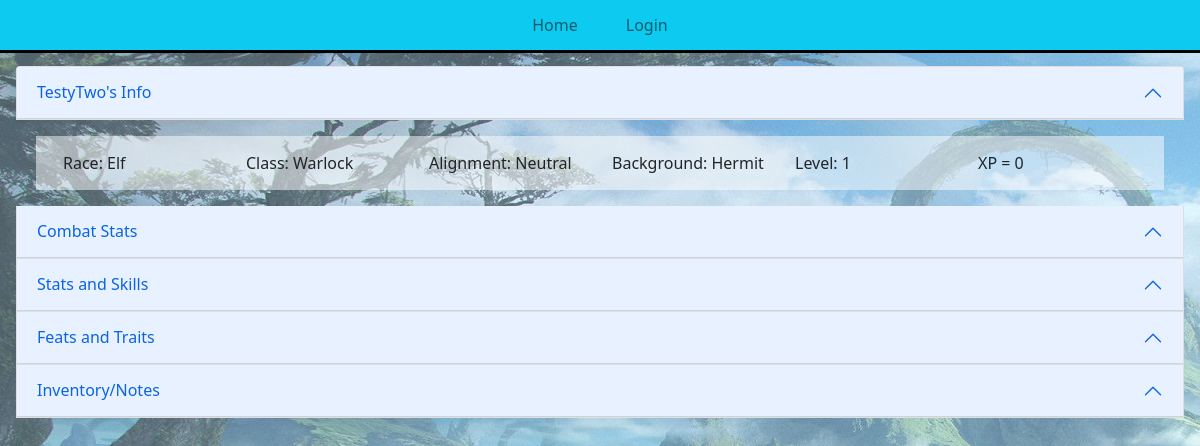
Screenshot of /character/TestyTwo with the database file from the repository.
### tables this page shows
CREATE TABLE Characters(
	user_id int(100),
    char_id integer,
    char_name varchar(100),
    char_exp int(100),
    char_race_id int(100),
    char_class_id int(100),
    char_background_id int(100),
    char_alignment_id int(100),
	char_bonds text(50000),
    char_personality text(50000),
    char_ideal text(50000),
    speed int(100),
    size varchar(50),
    char_lvl int(100),
    pk_subrace int(100),
    path_id int(100), strength, dexterity, constitution, intelegence, wisdom, charisma, hp, total_hp,
	FOREIGN KEY (char_background_id) REFERENCES Backgrounds(background_id),
    FOREIGN KEY (pk_subrace) REFERENCES Subraces(pk_subrace),
	FOREIGN KEY (char_class_id) REFERENCES classes(class_id),
    FOREIGN KEY (char_race_id) REFERENCES races(race_id),
    FOREIGN KEY (path_id) REFERENCES Paths(path_id),
    primary key(char_id AUTOINCREMENT)
);

CREATE TABLE Races(
	race_id integer,
    race_name varchar(100),
    size varchar(50),
    base_speed int(100),
    race_description text(10000),
	alignment_tendency text(10000),
	age text(1000),
    primary key (race_id AUTOINCREMENT)
);

CREATE TABLE Classes(
	class_id integer,
    class_name varchar(50),
	hit_die int(30),
    class_description text(50000),
    primary key (class_id AUTOINCREMENT)
);

CREATE TABLE Alignments(
	alignment_id integer,
    alignment_name varchar(50),
    alignment_description text(50000),
    primary key (alignment_id AUTOINCREMENT)
);

CREATE TABLE Backgrounds(
	background_id integer,
    background_name varchar(20),
	background_description text(50000),
    starting_gold float(8),
    primary key (background_id AUTOINCREMENT)
);

### views.py (the view)
def characterpage(char_name):
    db = current_app.config["db"]
    print(char_name)
    character = db.get_character(char_name)
    print(character)
    skills = db.get_stats(char_name)
    traits = db.get_traits(char_name)
    return render_template("character.html", character=character, skills=skills, traits=traits)

### database.py (called while the page is built, shortened)
    def get_stats(self, char_name):
        stats = []
        BASE_DIR = os.path.dirname(os.path.abspath(__file__))
        db_path = os.path.join(BASE_DIR, "dnddb.db")
        with sqlite3.connect(db_path) as connection:
            cursor = connection.cursor()
            cursor.execute(
                "SELECT char_id, strength, dexterity, constitution, intelegence, wisdom, charisma FROM CHARACTERS WHERE char_name = ?",
                (char_name,))
            for char_id, strength, dexterity, constitution, wisdom, intelegence, charisma in cursor:
                stats.append(
                    (char_id, Skill_Prof(char_id, strength, dexterity, constitution, wisdom, intelegence, charisma)))
        cursor.close()
        return stats

    def get_skill_prof(self, char_id, skill_name):
        BASE_DIR = os.path.dirname(os.path.abspath(__file__))
        db_path = os.path.join(BASE_DIR, "dnddb.db")
        with sqlite3.connect(db_path) as connection:
            cursor = connection.cursor()
            cursor.execute("SELECT s.skill_id FROM SKILLS s JOIN BACKGROUND_PROFICENCY_SKILLS b ON b.skill_id = "
                           "s.skill_id JOIN CHARACTERS c ON c.char_background_id = b.background_id WHERE c.char_id = ? "
                           "AND s.skill_name = ?", (char_id, skill_name))
            result = cursor.fetchall()
            if result != 0:
                return 1

    def get_level(self, char_id):
        level = 0
        BASE_DIR = os.path.dirname(os.path.abspath(__file__))
        db_path = os.path.join(BASE_DIR, "dnddb.db")
        with sqlite3.connect(db_path) as connection:
            cursor = connection.cursor()
            cursor.execute("SELECT char_lvl FROM CHARACTERS  WHERE char_id = ?", (char_id,))
            level = cursor.fetchone()
            cursor.close()
        return level

### skill_prof.py (called while the page is built)
    def modifier_determiner(self, stat, skill_name, char_id):
        db = current_app.config["db"]
        if db.get_skill_prof(char_id, skill_name) == 1:
            modifier = self.bonus_determiner(stat)+self.prof_bonus(char_id)
            if modifier >= 0:
                return "+"+str(modifier)
            else:
                return str(modifier)
        else:
            modifier = self.bonus_determiner(stat)
            if modifier >= 0:
                return "+" + str(modifier)
            else:
                return str(modifier)

### templates/character.html (shortened to what this page needs)
{% extends "layout.html" %}
{% block content %}
{% if character %}
  {% for char_id, character in character %}
  <div id="accordion">
    <div class="accordion-item">
      <h2 class="accordion-header" id="headingOne">
        <button class="accordion-button" type="button" data-bs-toggle="collapse" data-bs-target="#collapseOne" aria-expanded="true" aria-controls="collapseOne">
            {{character.name}}'s Info
          </button>
      </h2>
      </div>
      <div id="collapseOne" class="accordion-collapse collapse show" aria-labelledby="headingOne" data-bs-parent="#accordionExample">
        <div class="accordion-body">
        <div class = "container" style = "background-color: #ffffff80; padding: 10px;">
            <div class="row" style="margin: 5px;">
          <div class="col">
                Race: {{character.race}}
            </div><div class="col">
              Class: {{ character.char_class }}
              </div><div class="col">
                    Alignment: {{character.alignment}}
                </div><div class="col">
                 Background: {{character.background}}
            </div><div class="col">
              Level: {{character.level}}
          </div><div class="col">
                XP = {{character.exp}}
            </div>
        </div>
        </div>
      </div>
    </div>
    <div class="accordion-item">
      <h2 class="accordion-header" id="headingTwo">
        <button class="accordion-button" type="button" data-bs-toggle="collapse" data-bs-target="#collapseTwo" aria-expanded="true" aria-controls="collapseTwo">
            Combat Stats
          </button>
        </h2>
      </div>
    <div class="accordion-item">
      <h2 class="accordion-header" id="heading3">
        <button class="accordion-button" type="button" data-bs-toggle="collapse" data-bs-target="#collapse3" aria-expanded="true" aria-controls="collapse3">
            Stats and Skills
          </button>
        </h2>
      </div>
      </div>
  <div class="accordion-item">
      <h2 class="accordion-header" id="heading4">
        <button class="accordion-button" type="button" data-bs-toggle="collapse" data-bs-target="#collapse4" aria-expanded="true" aria-controls="collapse4">
            Feats and Traits
        </button>
      </h2>
    </div>
<div class="accordion-item">
      <h2 class="accordion-header" id="heading6">
        <button class="accordion-button" type="button" data-bs-toggle="collapse" data-bs-target="#collapse6" aria-expanded="true" aria-controls="collapse6">
            Inventory/Notes
        </button>
      </h2>
    </div>
{% endfor %}
{% endif %}
{% endblock %}

### static/project.css (style rules this page uses)
body { background-color: #999999; color: white; text-align: center; }

### rows the page displays
Characters: name "TestyTwo"
Races: race "Elf"
Classes: char_class "Warlock"
Alignments: alignment "Neutral"
Backgrounds: background "Hermit"

### other values shown
{{ character.level }} "1"
{{ character.exp }} "0"
